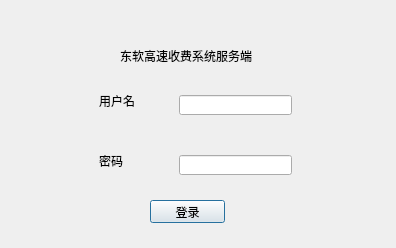
<?xml version="1.0" encoding="UTF-8"?>
<ui version="4.0">
 <class>Login</class>
 <widget class="QDialog" name="Login">
  <property name="geometry">
   <rect>
    <x>0</x>
    <y>0</y>
    <width>396</width>
    <height>248</height>
   </rect>
  </property>
  <property name="windowTitle">
   <string>Dialog</string>
  </property>
  <widget class="QLabel" name="label">
   <property name="geometry">
    <rect>
     <x>99</x>
     <y>95</y>
     <width>54</width>
     <height>12</height>
    </rect>
   </property>
   <property name="text">
    <string>用户名</string>
   </property>
  </widget>
  <widget class="QLabel" name="label_2">
   <property name="geometry">
    <rect>
     <x>99</x>
     <y>155</y>
     <width>54</width>
     <height>12</height>
    </rect>
   </property>
   <property name="text">
    <string>密码</string>
   </property>
  </widget>
  <widget class="QLineEdit" name="usernameEdit">
   <property name="geometry">
    <rect>
     <x>179</x>
     <y>95</y>
     <width>113</width>
     <height>20</height>
    </rect>
   </property>
  </widget>
  <widget class="QLineEdit" name="passwordEdit">
   <property name="geometry">
    <rect>
     <x>179</x>
     <y>155</y>
     <width>113</width>
     <height>20</height>
    </rect>
   </property>
  </widget>
  <widget class="QLabel" name="label_3">
   <property name="geometry">
    <rect>
     <x>120</x>
     <y>30</y>
     <width>141</width>
     <height>51</height>
    </rect>
   </property>
   <property name="text">
    <string>东软高速收费系统服务端</string>
   </property>
  </widget>
  <widget class="QPushButton" name="login">
   <property name="geometry">
    <rect>
     <x>150</x>
     <y>200</y>
     <width>75</width>
     <height>23</height>
    </rect>
   </property>
   <property name="text">
    <string>登录</string>
   </property>
  </widget>
 </widget>
 <resources/>
 <connections/>
</ui>
